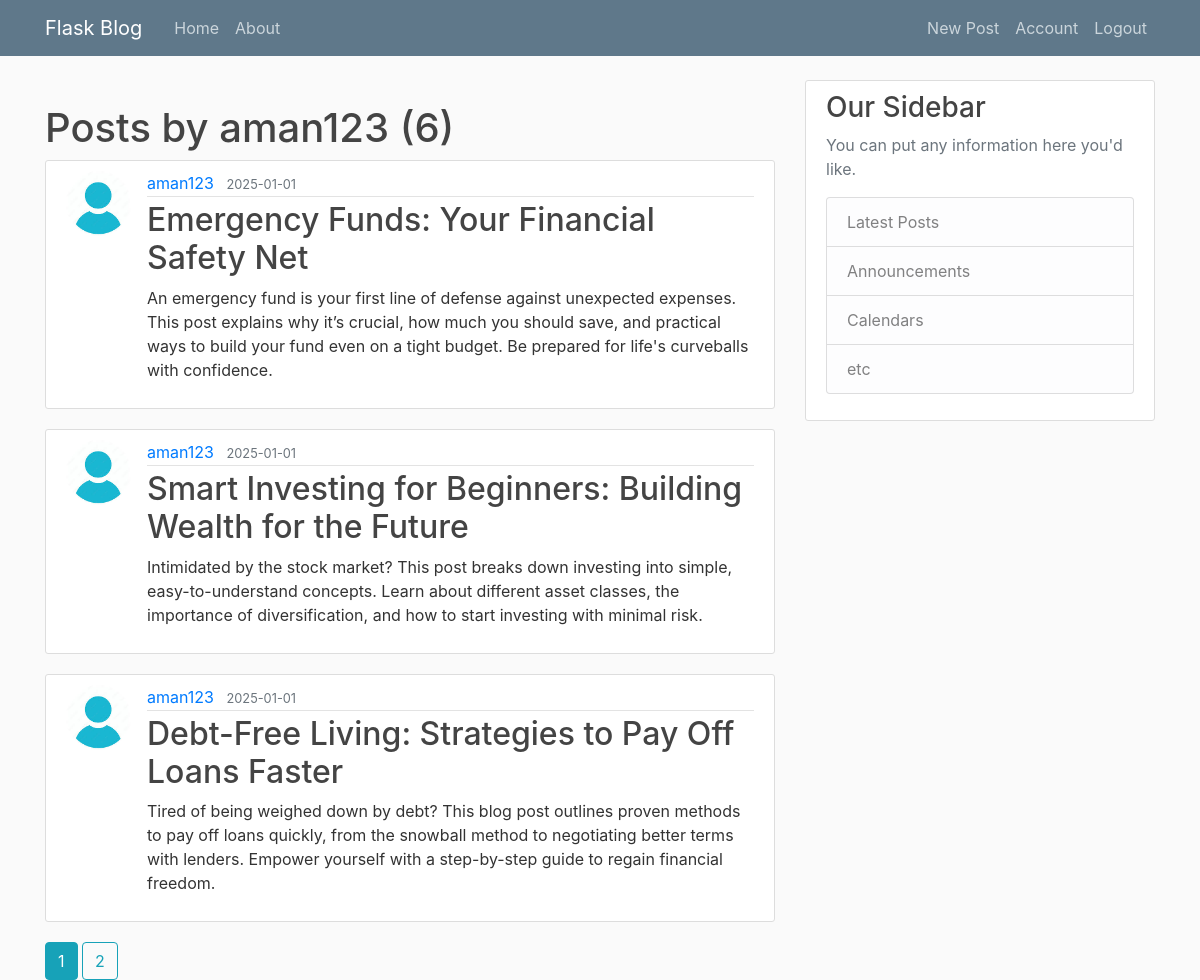
The app's page /user/aman123 (signed in) with its own data.
### flaskblog/models.py (models this page shows, shortened)
class User(db.Model, UserMixin):
    id = db.Column(db.Integer, primary_key=True)
    username = db.Column(db.String(20), unique=True, nullable=False)
    email = db.Column(db.String(120), unique=True, nullable=False)
    image_file = db.Column(db.String(20), nullable=False, default='default.jpg')
    password = db.Column(db.String(60), nullable=False)
    posts = db.relationship('Post', backref='author', lazy=True)

class Post(db.Model, UserMixin):
    id = db.Column(db.Integer, primary_key=True)
    title = db.Column(db.String(100), nullable=False)
    date_posted = db.Column(db.DateTime, nullable=False, default=datetime.utcnow)
    content = db.Column(db.Text, nullable=False)
    user_id = db.Column(db.Integer, db.ForeignKey('user.id'), nullable=False)

### flaskblog/routes.py (the view)
@app.route('/user/<string:username>')
def user_posts(username):
    page = request.args.get('page', 1, type=int)
    user = User.query.filter_by(username=username).first_or_404()
    posts = Post.query.filter_by(author=user).order_by(Post.date_posted.desc()).paginate(page=page, per_page=3)
    return render_template('user_posts.html',user=user, posts=posts,page=page)

### flaskblog/models.py (called while the page is built)
@login_manager.user_loader
def load_user(user_id):
    return User.query.get(int(user_id))

### flaskblog/templates/user_posts.html
{% extends "layout.html" %}
{% block content %}
    <h1 class="mt-4">Posts by {{ user.username }} ({{ posts.total}})</h1>
    {% for post in posts.items %}
        <article class="media content-section">
            <img class="rounded-circle article-img" src="{{ url_for('static', filename='profile_pics/' + post.author.image_file) }}">
            <div class="media-body">
            <div class="article-metadata">
                <a class="mr-2" href="#">{{ post.author.username }}</a>
                <small class="text-muted">{{ post.date_posted.strftime('%Y-%m-%d') }}</small>
            </div>
            <h2><a class="article-title" href="{{ url_for('post',post_id=post.id)}}">{{ post.title }}</a></h2>
            <p class="article-content">{{ post.content }}</p>
            </div>
        </article>
    {% endfor %}
    {% for page_num in posts.iter_pages(left_edge=1, right_edge=1, left_current=1, right_current=1) %}
        {% if page_num %}
            {% if page_num == posts.page: %}
                <strong><a class="btn btn-info" href="{{ url_for('user_posts',username=user.username, page=page_num) }}">{{ page_num }}</a></strong>
            {% else: %}
                <a class="btn btn-outline-info" href="{{ url_for('user_posts',username=user.username, page=page_num) }}">{{ page_num }}</a>
            {% endif %}
        {% else %}
            ...
        {% endif %}
    {% endfor %}
{% endblock content%}

### flaskblog/static/main.css (style rules this page uses)
body { background: #fafafa; color: #333333; margin-top: 5rem; }
h1, h2, h3, h4, h5, h6 { color: #444444; }
.content-section { background: #ffffff; padding: 10px 20px; border: 1px solid #dddddd; border-radius: 3px; margin-bottom: 20px; }
.article-title { color: #444444; }
.article-content { white-space: pre-line; }
.article-img { height: 65px; width: 65px; margin-right: 16px; }
.article-metadata { padding-bottom: 1px; margin-bottom: 4px; border-bottom: 1px solid #e3e3e3 }

### records on screen
User: username "aman123"
Post: image_file (placeholder picture), author.username "aman123", date_posted "2025-01-01", title "Emergency Funds: Your Financial Safety Net", content "An emergency fund is your first line of defense against unexpected expenses. This post explains why it’s crucial, how much you should save, and practical ways to build your fund even on a tight budget. Be prepared for life's curveballs with confidence."
Post: image_file (placeholder picture), author.username "aman123", date_posted "2025-01-01", title "Smart Investing for Beginners: Building Wealth for the Future", content "Intimidated by the stock market? This post breaks down investing into simple, easy-to-understand concepts. Learn about different asset classes, the importance of diversification, and how to start investing with minimal risk."
Post: image_file (placeholder picture), author.username "aman123", date_posted "2025-01-01", title "Debt-Free Living: Strategies to Pay Off Loans Faster", content "Tired of being weighed down by debt? This blog post outlines proven methods to pay off loans quickly, from the snowball method to negotiating better terms with lenders. Empower yourself with a step-by-step guide to regain financial freedom."

### other values on screen
{{ posts.total }} "6"
{{ page_num }} "1"
{{ page_num }} "2"
